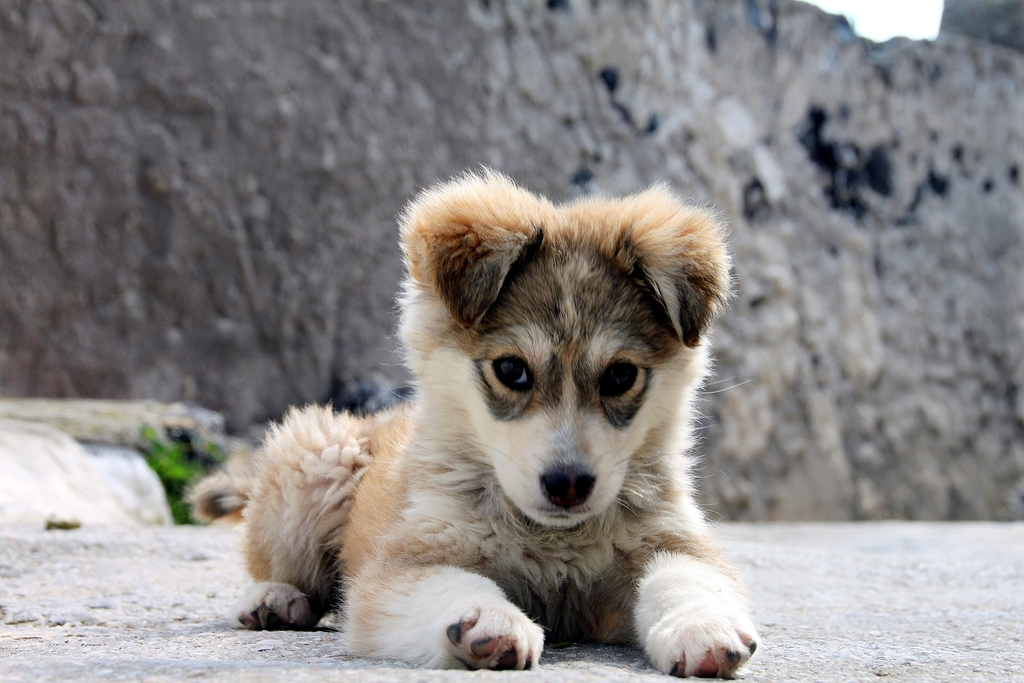
#> input picture doggo.png, 1024 x 683 px
$ jupyter execute lab11.ipynb   (shell and % lines are left out)
#> lines starting #> are read from the running program, lines starting #| are printed output that depends on the picture
## Numpy

[cell 1]
import numpy as np

### Zadanie 1.

Stwórz losową tablicę 10,000 liczb, następnie do każdego elementu dodaj 1. Następnie napisz dokładnie tę samą funkcję używając `numpy` i jego tablic. Porównaj czas działania swoich rozwiązań.

[cell 2]
import random
def arr_p():
    data = [random.random() for _ in range(10_000)]
    return [x + 1 for x in data]

def arr_n():
    data_np = np.random.random(10_000)
    return data_np + 1

[cell 3]
arr_p()
arr_n()

### Zadanie 2.

Napisz funkcje obliczajaca $\sin(x) + \cos(x)$ dla kazdego elementu tablicy 10,000 losowych liczb używając pętli oraz używając numpy, porownaj ich szybkość podobnie jak w poprzednim zadaniu.

[cell 4]
from math import sin, cos


def sin_cos_p():
    r = []
    for x in [random.random() for _ in range(10_000)]:
        r.append(sin(x) + cos(x))

def sin_cos_np():
   data_np = np.random.random(10_000)
   return np.sin(data_np) + np.cos(data_np)

[cell 5]
sin_cos_p()
sin_cos_np()

### Zadanie 3.

Napisz wydajniejszą forme następujących funkcji. Dopisz do każdej test potwierdzający szybkość zaproponowanego rozwiązania.

[cell 6]
def cube_sum(x):
    """Zwraca sume szescianow elementow"""
    result = 0
    for i in range(len(x)):
        result += x[i] ** 3
    return result

def almost_variance(x):
    """Oblicza 1/n * SUM (x_i - mean(x))^4"""
    m = sum(x) / len(x)
    result = 0
    for i in range(len(x)):
        result += (x[i] - m) ** 4
    result /= len(x)
    return result

def cube_sum_np(x):
    return np.sum(x ** 3)

def almost_variance_np(x):
    m = np.mean(x)
    return np.mean((x - m) ** 4)

[cell 7]
x_list = [random.random() for _ in range(100_000)]
x_np = np.array(x_list)

cube_sum(x_list)
almost_variance(x_list)
cube_sum_np(x_np)
almost_variance_np(x_np)

### Zadanie 4.

Wykorzystujac `broadcasting` (patrz na rysunek poniżej) stwórz tabliczkę mnożenia tzn. tablice $A$ taka, ze $$A_{ij} = i \cdot j\;\;\;\;\; \forall i,j \in \{1,\dots,10\}$$

Czy potrafisz wykonać to jednym poleceniem, nie używajac przy tym petli/comprehensions?

[cell 8]
A = np.arange(1, 11).reshape(10, 1) * np.arange(1, 11)
print(A)

### Zad 5.

Wygeneruj losową tablice `10 x 5`, która będzie reprezentować `10` punktów w `5` wymiarowej przestrzeni. Napisz funkcje, która policzy odleglość euklidesową pomiędzy każdą parą punktów, czy potrafisz zrobić to **bez użycia żadnych pętli/comprehensions**?

Przypomnienie, dla dwóch wektorów: $x$ i $y$ $$d_{e}(x,y) = \| x - y \|^2_2 = \sum_{i=1}^d (x_i - y_i)^2 $$

[cell 9]
X = np.random.random((10, 5))
print(X)
D = np.sum((X[:, None, :] - X[None, :, :]) ** 2, axis=2)
print(D)

### Zad 6.

Napisz funkcje do "wybielania" zbioru punktow, tj. aplikowania następującej transformacji (ponownie, zrób to bez użycia pętli etc.)
$$
\mathrm{white}(X)_{ij} = \frac{X_{ij} - \mu_j}{\sigma_j}
$$
gdzie $\mu_j$ to srednia po $j$ej kolumnie, a $\sigma_j$ to odchylenie standardowe po tej kolumnie, np.

$$
\mathrm{white}\left ( \left [ \begin{matrix}
0& 1\\
2& 3\\
4& 5\\
6& 7\\
8& 9
\end{matrix} \right ] \right ) =
\left [ \begin{matrix}
-1.41421356& -1.41421356\\
-0.70710678& -0.70710678\\
0.        &  0.        \\
0.70710678&  0.70710678\\
1.41421356&  1.41421356
\end{matrix} \right ]
$$

W szczególności średnia po poszczególnych kolumnach nowej macierzy powinna wynosić `0` a odchylenie standardowe `1`.

[cell 10]
def white(X):
    return (X - np.mean(X, axis=0)) / np.std(X, axis=0)

[cell 11]
X = np.array([
    [0, 1],
    [2, 3],
    [4, 5],
    [6, 7],
    [8, 9]
], dtype=float)

X_white = white(X)
print(np.round(X_white, 8))

### Zad 7.

Majac dana tablice dowolnie wymiarowa (dla uproszczenia mozesz przyjac ze jedno lub dwu) oraz liczbe `x` znajdz najblizsza wartosc `x` w `A`, tzn.

$$
\mathrm{closest}(x, A) = \arg\min_{a\in A}| x - a|
$$

np.

$$
\mathrm{closest}(1.5, [1, -4, 3]) = 1
$$

Ponownie, czy potrafisz zrobic to bez petli, etc.?

[cell 12]
A = np.array([[10, -4, 3], [0, 7, 1]])
x = 1.5

def closest(A, x):
    return np.min(abs(A - x))

closest(A, x)

### Zad 8.

Zaimplementuj proste liczenie wartosci wielomianu o zadanych wspolczynnikach (analogie `np.poly1d`), czyli funkcje

$$
\mathrm{poly}(x, a) = a_0 + a_1 x + a_2 x^2 + \dots + a_k x^k = \sum_{i=1}^k a_i x^i
$$

Czy potrafisz zrobic to jednolinijkowo bez uzycia petli, etc. (oraz oczywiście `np.poly1d`).
Może Ci się przydać metoda `cumprod`.

[cell 13]
def pol(x, a):
    return np.sum(np.cumprod((np.r_[1, np.repeat(x, len(a) - 1)])) * a)

x = 2
a = np.array([1, 3, 5])

print(pol(x, a))

## Obrazki

Do wyświetlania obrazków w notebooku potrzebny będzie `matplotlib`. W PyCharmie można użyć `imshow` z biblioteki `scipy`.

[cell 14]
import matplotlib.pyplot as plt
import matplotlib.image as mpimg

[cell 15]
img = mpimg.imread('doggo.png')
#> img is the input picture: shape (683, 1024, 3) float32; mean R, G, B 0.538, 0.526, 0.522
print(img.dtype, img.min(), img.max())
#| float32 0.0 1.0
plt.imshow(img);

### Zad 9.

Napisz funckje do przetwarzania obrazu do skali szarości wg wzoru:

$$ 0.2126 \times R + 0.7152 \times  G + 0.0722 \times B $$

[cell 16]
def rgb2gray(image):
    weights = np.array([0.2126, 0.7152, 0.0722])
    return np.sum(image * weights, axis=2)
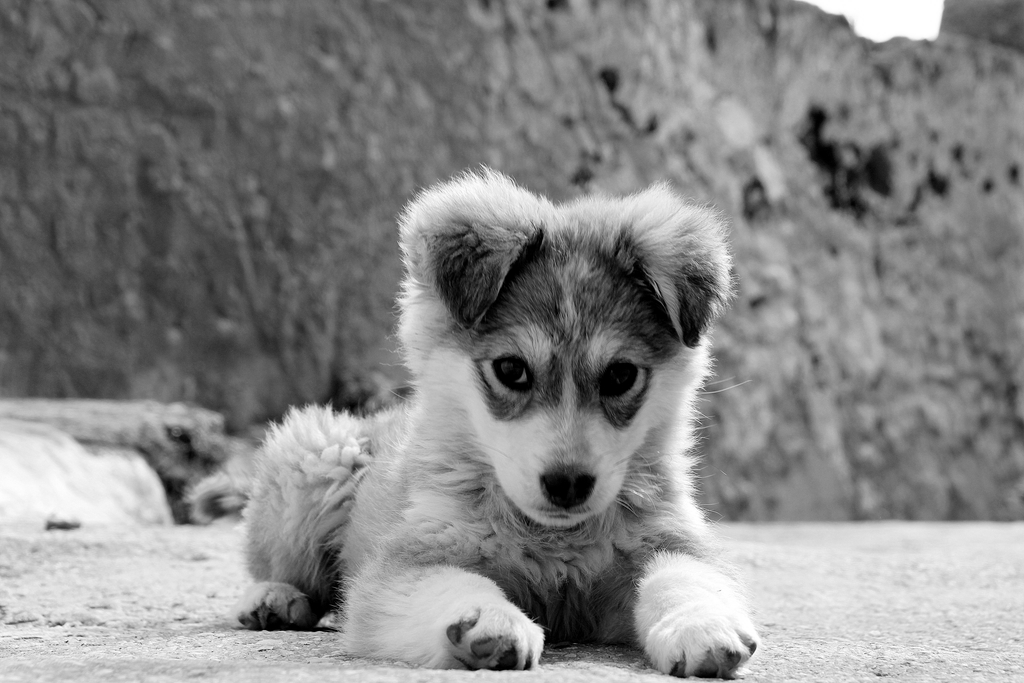
#> returned value: shape (683, 1024) float64; min 0, max 1, mean 0.528

[cell 17]
img = mpimg.imread('doggo.png')

if img.max() > 1.0:
    img = img / 255.0

gray = rgb2gray(img)
plt.imshow(img)
plt.imshow(gray, cmap='gray')
plt.show()
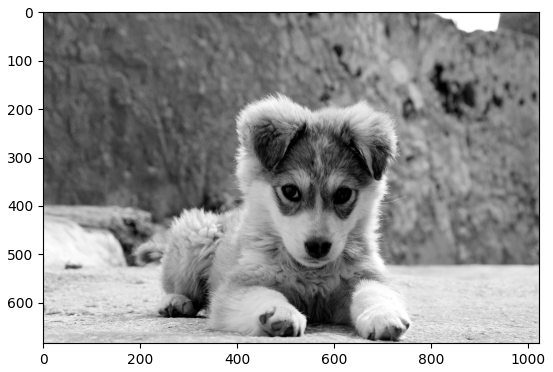
#> figure drawn by matplotlib, 1 panel
